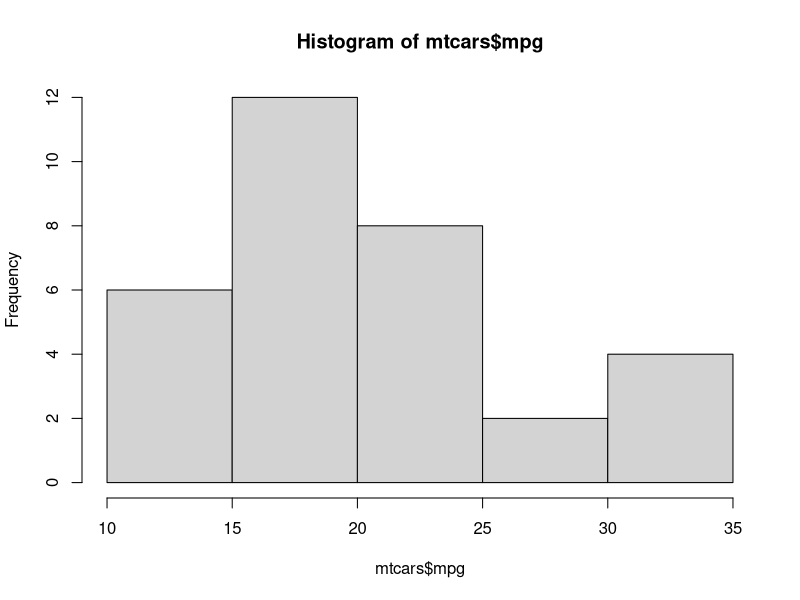
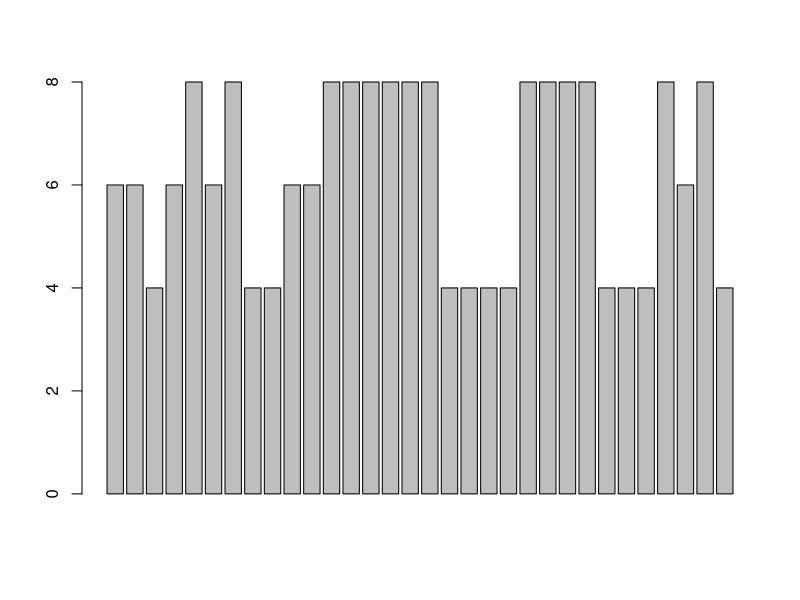

Here is the R script that generated these plots, in order: (Note: this script raises an error after producing the figures.)
mtcars

str(mtcars)
table(mtcars$cyl)

cyl.factor <- as.factor(mtcars$cyl)
cyl.factor

hist(mtcars$mpg)
barplot(mtcars$cyl)

barplot(cyl.factor)
# error - height must be a vector or matrix
plot(cyl.factor)
#plot to get barplot of factor

barplot(table(mtcars$cyl))

table(mtcars$gear)
barplot(table(mtcars$gear))

barplot(table(mtcars$carb))

table(mtcars$am)

mtcars$mpg
barplot(mtcars$mpg)
#mpg is continuos so we need to modify the beans in barplot
table(mtcars$mpg)
range(mtcars$mpg)

range_diff <- 33.9-10.4
i <- round(sqrt(range_diff))

breaks = c(10,15,20,25,30,35) #or
breaks = seq(10,35, by=5)
mpg.bin <- cut(mtcars$mpg, breaks, labels = c("10-15", "15-20", "20-25", "25-30", "30-35"))

table(mpg.bin)

barplot(table(mpg.bin))
hist(mtcars$mpg)
#hist directly creates breaks of 5 BTS & for barplot we did it manually
#hist shows for continuous & barplot is with range

hist(mtcars$mpg)
abline(v=mean(mtcars$mpg), lwd=3, lty=2)

qqline(mtcars$mpg, col="red")
plot(density(mtcars$mpg))


hist(mtcars$mpg)
abline(v=median(mtcars$mpg), lwd=3, lty=2)

cumsum(mtcars$mpg)
plot(cumsum(mtcars$mpg))
?cumsum

cummax(mtcars$mpg)
plot(cummax(mtcars$mpg))



cummin(mtcars$mpg)
plot(cummin(mtcars$mpg))

lines(cummin(mtcars$mpg), cummax(mtcars$mpg))
abline(v=median(mtcars$mpg), lwd=3, lty=2)



hist(mtcars$mpg, probability = TRUE) #probabilty = true so that it will use Density instead of frequency
                                       # lines shows with density so we use density for histogram
lines(density(mtcars$mpg))

#bardiagram shows in density & histogram shows in frequency


hist(mtcars$mpg)
table(mtcars$mpg)
#it has multiple high frequency so to calculate mode we use 3*median - 2*mean
mode <- 3*median(mtcars$mpg) - 2*mean(mtcars$mpg)
mode

#from table 17.3 has 1 frequency but from the mode it shows the mode of 17.41875 which can be interpret as wrong. So, 
# we say that the output mode is from the statistics.

abline(v=mode)


#boxplot gives median but no any graph gives mean



mtcars$mpg

hist(mtcars$mpg, col="lightblue")

abline(v=mean(mtcars$mpg), lwd=3, col="red")
abline(v=median(mtcars$mpg), lwd=3, col="green")
abline(v=mode, lwd=3, col="orange")
legend("topright", legend=c("mean", "median", "mode"), col=c("red", "green", "orange"), lwd=3) 

#scatterplot with abline
plot(mtcars$mpg, mtcars$wt, pch=16, xlab="MPG", ylab="Weight")
abline(v=15, col="red", lwd=2)
abline(v=30, col="red", lty=2)
#plot is wrong as weight is in y-axis & mpg is in x-axis. Dependent variable must be in y-axis


#scatterplot with mean+- 1 * sd of y-variable

plot(mtcars$wt, mtcars$mpg, pch=16, xlab="Weight", ylab="MPG", ylim=c(0,40))
abline(h=mean(mtcars$mpg), lwd=2, col="red")
abline(h=mean(mtcars$mpg)+1*sd(mtcars$mpg), lwd=3, lty=2, col="blue")
abline(h=mean(mtcars$mpg)-1*sd(mtcars$mpg), lwd=3, lty=2, col="blue")
#ouliers = mean+-2*sd
abline(h=mean(mtcars$mpg)+2*sd(mtcars$mpg), lwd=3, lty=2, col="green")
abline(h=mean(mtcars$mpg)-2*sd(mtcars$mpg), lwd=3, lty=2, col="green")


library(tidyverse)

table(mtcars$mpg)
mtcars
mtcars %>% filter(mpg > mean(mpg)+2*sd(mpg)) %>% rownames(mpg)


plot(mtcars$hp, mtcars$disp, pch=16, xlab="Horse Power", ylab="Displacement")
abline(lm(mtcars$disp ~ mtcars$hp), col="red", lwd=3)
lines(lowess(mtcars$hp, mtcars$disp), col="green", lwd=4)
#lowess = Locally weighted scatterplot smoothing

